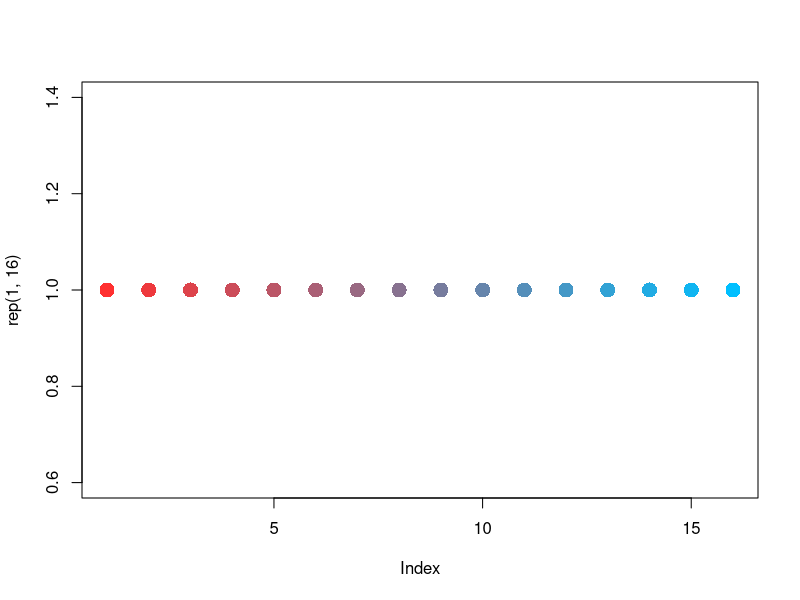

Write R code to recreate this figure. (Note: this script raises an error after producing the figure.)
## ---- chunk 1
knitr::opts_chunk$set(echo = TRUE)
## ---- chunk 2
# this chunk plots each verb with x as group and y as rating

# make 16 color gradient from red to blue (one color per verb)
redtoblue <- colorRampPalette(c("firebrick1", "deepskyblue"))
# check hexadecimal values
redtoblue(16)
# check the gradient
plot(rep(1,16), col = redtoblue(16), pch = 16, cex = 2)

# plot one per condition
causplot <- ggplot(caus, aes(x = group, y = rating, color = verb, group = verb)) +
  geom_line() +
  geom_point() +
  xlab("Group") +
  ylab("Rating") +
  ggtitle("Average Ratings for Causative Verbs") +
  scale_y_continuous(limits = c(1,5)) +
  scale_color_manual(values = redtoblue(16)) +
  theme(plot.title = element_text(hjust = 0.5, lineheight=.8, face="bold")) +
  theme_classic()
pscausplot <- ggplot(pscaus, aes(x = group, y = rating, color = verb, group = verb)) +
  geom_line() +
  geom_point() +
  xlab("Group") +
  ylab("Rating") +
  ggtitle("Average Ratings for Ps-Causative Verbs, Ranked by Frequency") +
  scale_y_continuous(limits = c(1,5)) +
  scale_color_manual(values = redtoblue(16)) +
  theme(plot.title = element_text(hjust = 0.5, lineheight=.8, face="bold")) +
  theme_classic()
transplot <- ggplot(trans, aes(x = group, y = rating, color = verb, group = verb)) +
  geom_line() +
  geom_point() +
  xlab("Group") +
  ylab("Rating") +
  ggtitle("Average Ratings for Transitive Verbs, Ranked by Frequency") +
  scale_y_continuous(limits = c(1,5)) +
  scale_color_manual(values = redtoblue(16)) +
  theme(plot.title = element_text(hjust = 0.5, lineheight=.8, face="bold")) +
  theme_classic()

# print the 3 plots
causplot; pscausplot; transplot
## ---- chunk 3
# save recently made plots in pdf and png format

# set up the pdf to save to
pdf("ratings6gsorted.pdf", onefile = TRUE)
# print the 3 plots INTO the pdf
causplot
pscausplot
transplot
# close the pdf
dev.off()

# save each to png files
ggsave("caus_ratings6gavgverb.png", causplot, width = 8, height = 6)
ggsave("pscaus_ratings6gsorted.png", pscausplot, width = 9, height = 6)
ggsave("trans_ratings6gsorted.png", transplot, width = 9, height = 6)
## ---- chunk 4
# this chunk makes the same rating-by-group per verb plot as the previous chunk, but with 3 groups and one condition (caus)
# make a plot for each bilingual group with the two monolingual groups

# examine caus plots with only 3 groups each for closer inspection
# list of bilingual groups (including Spanish Control)
BIL_list <- c("Heritage Speakers","Early Bilinguals","Late Bilinguals", "Spanish Controls")
# plot each bilingual with Spanish (ES) on one end and English (EC) on the other
for(bilingual in BIL_list)
{
  # make a set with monolinguals centered around bilingual group of choice
  caus_temp <- caus %>%
    filter(group %in% c(bilingual,"Ecuador Spanish","English Controls"))
  # reorder group factor to Spanish, [Bilingual], English
  caus_temp$group <- factor(caus_temp$group, levels = c("Ecuador Spanish",
                                                        bilingual,
                                                        "English Controls"))
  # plot each bilingual vs monolinguals
  plot_title <- paste("Causative Verbs, Monolinguals vs. ", bilingual, sep = "")
  BIL_plot <- ggplot(caus_temp, aes(x = group, y = rating, color = verb, group = verb)) +
    geom_line() +
    geom_point() +
    xlab("Group") +
    ylab("Rating") +
    ggtitle(plot_title) +
    scale_color_manual(values = redtoblue(16)) +
    theme(plot.title = element_text(hjust = 0.5, lineheight=.8, face="bold")) +
    theme_classic()
  print(BIL_plot)
}
## ---- chunk 5
# export the recently made plots to png

for(bilingual in BIL_list)
{
  # save each plot to png
  # change the space in bilingual group to underscore
  group_name <- gsub('([[:punct:]])|\\s+','_',bilingual)
  # make the title lowercase
  group_name <- sapply(group_name, tolower)
  # title should be caus_ratings_[group_name] (e.g. "caus_ratings_early_bilinguals.png")
  png_title <- paste("caus_ratings_", group_name, ".png", sep = "")
  ggsave(png_title, BIL_plot, width = 8, height = 6)
}
## ---- chunk 6
# this chunk explores demographic info on the participants (age, sex, etc.)

# demographic info into a csv file (age, n, mean rating)
demo <- all %>%
  group_by(group) %>%
  summarise(cnt = n(),
            subjects = length(unique(subject)),
            min_age = min(age),
            max_age = max(age),
            avg_age = mean(age)
            #avg_rating = mean(rating, na.rm = TRUE)
            )
colnames(demo) = c("Group", "n", "Subjects", "Min Age", "Max Age", "Mean Age")
write.csv(demo,"demo.csv")


# Summarize age by participant
part.age <- summarySE(all, measurevar="age", 
                      groupvars = c("subject", "group"),
                      na.rm = TRUE)

# Summarize age by group
group.age <- summarySE(part.age, measurevar="age", 
                       groupvars = c("group"),
                       na.rm = TRUE)

# Box plot
part.age.plt <- ggplot(part.age, aes(x=group, y=age, fill=group)) + 
  geom_boxplot() +
  scale_fill_brewer(palette = "Paired") +
  xlab("Group") + ylab("Age") +
  ggtitle("Ages across Groups") + 
  theme(plot.title = element_text(hjust = 0.5, lineheight=.8, face="bold")) +
  theme_classic()
part.age.plt

# Summarize sex by participant
part.sex <- summarySE(all, measurevar="rating", 
                      groupvars = c("subject", "group", "sex"),
                      na.rm = TRUE)

# Bar plot
part.sex.plt <- ggplot(part.sex, aes(sex, group = group, fill=group)) +
  geom_bar(
    colour = "black", # contour around each bar
    size = 0.7 # width of the contour line
  ) + 
  scale_fill_brewer(palette = "Paired") +
  xlab("Sex") + ylab("N") +
  ggtitle("Sex Distributions across Groups") + 
  theme(plot.title = element_text(hjust = 0.5, lineheight=.8, face="bold")) +
  theme_classic()
part.sex.plt

### Ratings

cond.colors <- c("indianred3", "steelblue3", "mediumseagreen", "burlywood1", "burlywood2", "burlywood3", "lightsalmon")

# Mean rating per participant
pRat <- summarySE(all, measurevar="rating", 
                  groupvars = c("subject", "group"),
                  na.rm = TRUE)

# Bar chart
pRat.plt <- ggplot(pRat, aes(x = subject, y = rating)) +
  geom_bar(stat = "identity", 
           position = "dodge", 
           fill = "slategray3",
           colour = "black", # contour around each bar
           size = 0.7 # width of the contour line
  ) + 
  coord_cartesian(ylim=c(1.0, 5.0)) +
  xlab("Participant") + ylab("Mean Rating") +
  ggtitle("Mean Rating for each Participant") + 
  theme(plot.title = element_text(hjust = 0.5, lineheight=.8, face="bold")) +
  theme_classic()
pRat.plt

# Mean rating per participant and condition
pRat.cond <- summarySE(all, measurevar="rating", 
                       groupvars = c("subject", "group", "condition"),
                       na.rm = TRUE)

# Box plot
pRat.cond.plt <- ggplot(pRat.cond, aes(x=condition, y=rating, fill=condition)) + 
  geom_boxplot() + 
  scale_fill_manual(values=cond.colors) +
  xlab("Condition") + ylab("Mean Rating") +
  ggtitle("Mean Rating by Condition") + 
  theme(plot.title = element_text(hjust = 0.5, lineheight=.8, face="bold")) +
  theme_classic()
pRat.cond.plt

# Mean rating by condition
rat.cond <- summarySE(pRat.cond, measurevar="rating", 
                      groupvars = c("condition"),
                      na.rm = TRUE)

# Bar plot
rat.cond.plt <- ggplot(rat.cond, aes(x = condition, y = rating, fill = condition)) +
  geom_bar(stat = "identity", 
           position = "dodge", 
           colour = "black", # contour around each bar
           size = 0.7 # width of the contour line
  ) + 
  scale_fill_manual(values=cond.colors) +
  coord_cartesian(ylim=c(1.0, 5.0)) +
  geom_errorbar(aes(ymin=rating-ci, ymax=rating+ci), width=.2,
                position = position_dodge(0.9)) +
  xlab("Condition") + ylab("Mean Rating") +
  ggtitle("Mean Rating for each Condition") + 
  theme(plot.title = element_text(hjust = 0.5, lineheight=.8, face="bold")) +
  theme_classic()
rat.cond.plt

# Mean rating per group and condition
gRat.cond <- summarySE(pRat.cond, measurevar="rating", 
                       groupvars = c("group", "condition"),
                       na.rm = TRUE)

# Bar plot
gRat.cond.plt <- ggplot(gRat.cond, aes(x = condition, y = rating, fill=group, group=group)) +
  geom_bar(stat = "identity", 
           position = "dodge", 
           colour = "black", # contour around each bar
           size = 0.7 # width of the contour line
  ) + 
  scale_fill_brewer(palette = "Paired") +
  coord_cartesian(ylim=c(1.0, 5.0)) +
  geom_errorbar(aes(ymin=rating-ci, ymax=rating+ci), width=.2,
                position = position_dodge(0.9)) +
  xlab("Condition") + ylab("Mean Rating") +
  ggtitle("Mean Rating for each Group & Condition") + 
  theme(plot.title = element_text(hjust=0.5, lineheight=.8, face="bold")) +
  theme_classic()
gRat.cond.plt


### 3 Conditions

# Subset Causative, Pseudo-causative, & Transitive
all.3cond <- subset(all, condition %in% c("Causative", "Pseudo-causative", "Transitive")) 

# Mean rating per participant and condition
pRat.3cond <- summarySE(all.3cond, measurevar="rating", 
                        groupvars = c("subject", "group", "condition"),
                        na.rm = TRUE)

# Mean rating per participant and condition
gRat.3cond <- summarySE(pRat.3cond, measurevar="rating", 
                        groupvars = c("group", "condition"),
                        na.rm = TRUE)

# Bar plot
gRat.3cond.plt <- ggplot(gRat.3cond, aes(x = condition, y = rating, fill=group, group=group)) +
  geom_bar(stat = "identity", 
           position = "dodge", 
           colour = "black", # contour around each bar
           size = 0.7 # width of the contour line
  ) + 
  scale_fill_brewer(palette = "Paired") +
  coord_cartesian(ylim=c(1.0, 5.0)) +
  geom_errorbar(aes(ymin=rating-ci, ymax=rating+ci), width=.2,
                position = position_dodge(0.9)) +
  xlab("Condition") + ylab("Mean Rating") +
  ggtitle("Mean Rating for each Group & Condition") + 
  theme(plot.title = element_text(hjust=0.5, lineheight=.8, face="bold")) +
  theme_classic()
gRat.3cond.plt

# Box plot
pRat.3cond.plt <- ggplot(pRat.3cond, aes(x=condition, y=rating, fill=group)) + 
  geom_boxplot() + 
  scale_fill_brewer(palette = "Paired") +
  xlab("Condition") + ylab("Rating") +
  ggtitle("Rating by Condition") + 
  theme(plot.title = element_text(hjust = 0.5, lineheight=.8, face="bold")) +
  theme_classic()
pRat.3cond.plt

# All participants
pRat.3cond.s.plt <- ggplot(pRat.3cond, aes(x = subject, y = rating, fill=condition)) +
  geom_bar(stat = "identity", 
           position = "dodge", 
           colour = "black", # contour around each bar
           size = 0.2 # width of the contour line
  ) + 
  scale_fill_manual(values=cond.colors) +
  coord_cartesian(ylim=c(1.0, 5.0)) +
  xlab("Participant") + ylab("Mean Rating") +
  ggtitle("Mean Rating for each Participant") + 
  theme(plot.title = element_text(hjust = 0.5, lineheight=.8, face="bold")) +
  theme_classic()
pRat.3cond.s.plt


## Causative only

# Subset causative condition
rat.caus <- all[which(all$condition == 'Causative'),]

# Order by group
rat.caus <- rat.caus[order(rat.caus$group),]

# Mean rating per participant
pRat.caus <- summarySE(rat.caus, measurevar="rating", 
                       groupvars = c("subject", "group", "age", "sex"),
                       na.rm = TRUE)

# All participants
pRat.caus.plt <- ggplot(pRat.caus, aes(x = subject, y = rating, fill=group)) +
  geom_bar(stat = "identity", 
           position = "dodge", 
           colour = "black", # contour around each bar
           size = 0.7 # width of the contour line
  ) + 
  scale_fill_brewer(palette = "Paired") +
  coord_cartesian(ylim=c(1.0, 5.0)) +
  xlab("Participant") + ylab("Mean Rating") +
  ggtitle("Mean Causative Rating for each Participant") + 
  theme(plot.title = element_text(hjust = 0.5, lineheight=.8, face="bold")) +
  theme_classic()
pRat.caus.plt

## Pseudo-causative only

# Subset pseudo-causative condition
rat.pscaus <- all[which(all$condition == 'Pseudo-causative'),]

# Order by group
rat.pscaus <- rat.pscaus[order(rat.pscaus$group),]

# Mean rating per participant
pRat.pscaus <- summarySE(rat.pscaus, measurevar="rating", 
                       groupvars = c("subject", "group", "age", "sex"),
                       na.rm = TRUE)

# All participants
pRat.pscaus.plt <- ggplot(pRat.pscaus, aes(x = subject, y = rating, fill=group)) +
  geom_bar(stat = "identity", 
           position = "dodge", 
           colour = "black", # contour around each bar
           size = 0.7 # width of the contour line
  ) + 
  scale_fill_brewer(palette = "Paired") +
  coord_cartesian(ylim=c(1.0, 5.0)) +
  xlab("Participant") + ylab("Mean Rating") +
  ggtitle("Mean Pseudo-causative Rating for each Participant") + 
  theme(plot.title = element_text(hjust = 0.5, lineheight=.8, face="bold")) +
  theme_classic()
pRat.pscaus.plt

# remake boxplot with only caus
pRat.3cond2 <- pRat.3cond %>%
  filter(condition == "Causative")
pRat.3cond.plt2 <- ggplot(pRat.3cond2, aes(x=group, y=rating, fill=group)) + 
  geom_boxplot() + 
  scale_fill_manual(values=c("slategray2", "steelblue1", "steelblue3",
                             "palegreen","palegreen3","palegreen4")) +
  xlab("Group") + ylab("Mean Rating") +
  ggtitle("Rating by Group") + 
  theme(plot.title = element_text(hjust = 0.5, lineheight=.8, face="bold")) +
  theme_classic() + 
  theme(axis.text.x=element_blank(),
        axis.ticks.x=element_blank())
pRat.3cond.plt2
## ---- chunk 7
# make a pdf
pdf("6group_demo_plots.pdf", onefile = TRUE)
part.age.plt
part.sex.plt
pRat.plt
pRat.cond.plt
rat.cond.plt
gRat.cond.plt
gRat.3cond.plt
pRat.3cond.plt
pRat.3cond.s.plt
pRat.caus.plt
pRat.pscaus.plt
dev.off()

# save separately to png because plot is hard to see in pdf
ggsave("3condrating.png",pRat.3cond.s.plt,width = 12, height = 10)

# save remade group boxplot separately
ggsave("groupboxplot.png", pRat.3cond.plt2, width = 9, height = 6)
## ---- chunk 8
# this chunk is for visualizing the correlation between certain variables

# create correlation scatterplots between Spanish freq and rating
pdf("corrscatter.pdf", onefile = T)
c = ggscatter(caus, x = "spnfreq", y = "rating", add = "reg.line",
              facet.by = "group", conf.int = T, conf.level = .95,
              cor.coef = T)
ggpar(c, main = "Causative Spanish Frequencies vs Rating")
p = ggscatter(pscaus, x = "spnfreq", y = "rating", add = "reg.line",
          facet.by = "group", conf.int = T, conf.level = .95,
          cor.coef = T)
ggpar(p, main = "Pseudo-Causative Spanish Frequencies vs Rating")
t = ggscatter(trans, x = "spnfreq", y = "rating", add = "reg.line",
          facet.by = "group", conf.int = T, conf.level = .95,
          cor.coef = T)
ggpar(t, main = "Transitive Spanish Frequencies vs Rating")
dev.off()

# separated by group does not give a strong correlation in each individual group, but altogether they do
pdf("zipfcorr.pdf", onefile = T)
c = ggscatter(caus, x = "zipf", y = "rating", add = "reg.line",
              facet.by = "group", conf.int = T, conf.level = .95,
              cor.coef = T)
ggpar(c, main = "Causative Spanish Frequencies vs Rating, Separated by Group")

c2 = ggscatter(caus, x = "zipf", y = "rating", add = "reg.line",
              conf.int = T, conf.level = .95,
              cor.coef = T)
ggpar(c2, main = "Causative Spanish Frequencies vs Rating")
dev.off()


# spread each group into its own column for next correlation plots
caus2 <- caus %>%
  group_by(verb, group) %>%
  summarise(rating) %>%
  select(group, rating, verb)
caus2 <- spread(caus2, key = group, value = rating)
names(caus2) <- c("verb", "HS", "EB", "LB", "SC", "ES", "EC")

# correlations between bilingual ratings and other bilingual groups
#pdf("BILvBILcorr.pdf", onefile = T)
c2hseb <- ggscatter(caus2, x = "HS", y = "EB",
                add = "reg.line", conf.int = T, conf.level = .95,
                cor.coef = T, label = "verb")
ggpar(c2hseb, main = "Correlation Between HS and EB", xlim = c(1,5), ylim = c(1,5))
c2hslb <- ggscatter(caus2, x = "HS", y = "LB",
                add = "reg.line", conf.int = T, conf.level = .95,
                cor.coef = T, label = "verb")
ggpar(c2hslb, main = "Correlation Between HS and LB", xlim = c(1,5), ylim = c(1,5))
c2eblb <- ggscatter(caus2, x = "EB", y = "LB",
                add = "reg.line", conf.int = T, conf.level = .95,
                cor.coef = T, label = "verb")
ggpar(c2eblb, main = "Correlation Between EB and LB", xlim = c(1,5), ylim = c(1,5))
# dev.off()

# correlations between sp monolingual ratings and bilinguals
#pdf("SPvBILcorr.pdf", onefile = T)
c2echs <- ggscatter(caus2, x = "EC", y = "HS", 
                add = "reg.line", conf.int = T, conf.level = .95,
                cor.coef = T, xlab = "English Controls", ylab = "Heritage Speakers")
ggpar(c2echs, main = "Correlation Between EC and HS")
c2eceb <- ggscatter(caus2, x = "EC", y = "EB", 
                add = "reg.line", conf.int = T, conf.level = .95,
                cor.coef = T, xlab = "English Controls", ylab = "Early Bilinguals")
ggpar(c2eceb, main = "Correlation Between EC and EB")
c2eclb <- ggscatter(caus2, x = "EC", y = "LB", 
                add = "reg.line", conf.int = T, conf.level = .95,
                cor.coef = T, xlab = "English Controls", ylab = "Late Bilinguals")
ggpar(c2eclb, main = "Correlation Between EC and LB")
#dev.off()

# correlations between en monolingual ratings and bilinguals
#pdf("ENvBILcorr.pdf", onefile = T)
c2eshs <- ggscatter(caus2, x = "ES", y = "HS", 
                add = "reg.line", conf.int = T, conf.level = .95,
                cor.coef = T, xlab = "Ecuador Spanish", ylab = "Heritage Speakers")
ggpar(c2eshs, main = "Correlation Between ES and HS")
c2eseb <- ggscatter(caus2, x = "ES", y = "EB", 
                add = "reg.line", conf.int = T, conf.level = .95,
                cor.coef = T, xlab = "Ecuador Spanish", ylab = "Early Bilinguals")
ggpar(c2eseb, main = "Correlation Between ES and EB")
c2eslb <- ggscatter(caus2, x = "ES", y = "LB", 
                add = "reg.line", conf.int = T, conf.level = .95,
                cor.coef = T, xlab = "Ecuador Spanish", ylab = "Late Bilinguals")
ggpar(c2eslb, main = "Correlation Between ES and LB")
#dev.off()

c2tot <- grid.arrange(c2echs, c2eceb, c2eclb,
                      c2eshs, c2eseb, c2eslb, ncol = 3,
                      top = text_grob("Correlation between Monolingual and Bilingual Ratings"))
ggsave("correlation.png", c2tot, width = 9, height = 6)
